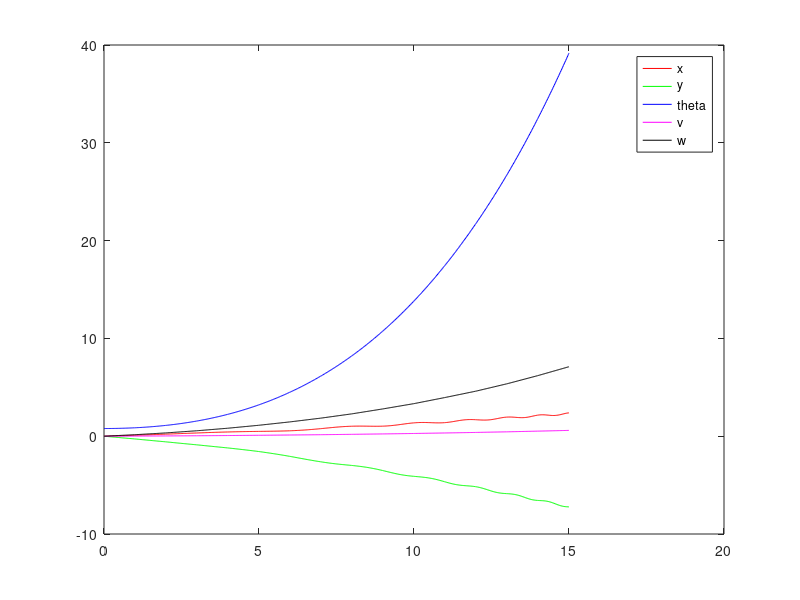
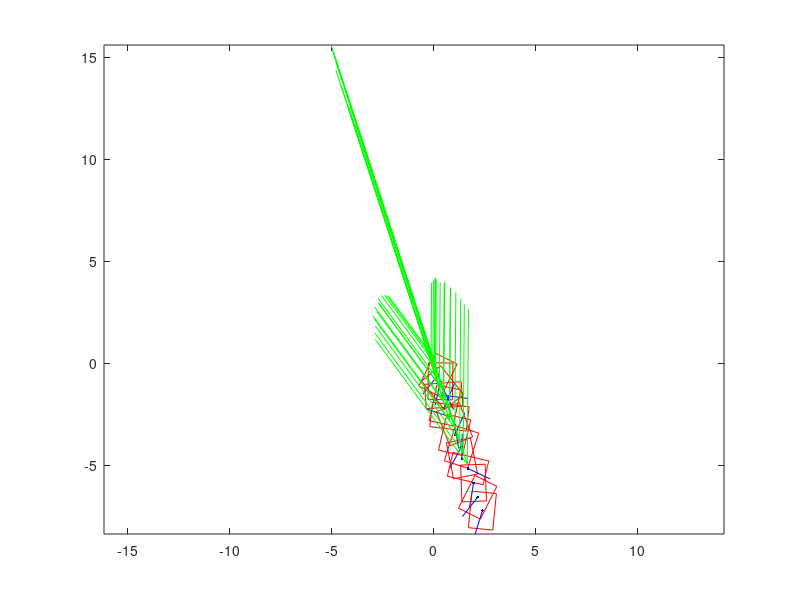

These figures' MATLAB source, in order:

function main

global p1 p2 p3 p4 p5 p6 p7 p8 p9 p10 p11 ...
       a_tw psi_tw delta_s delta_r Wc_aw Wp_aw gs gr ...
       F_s F_r 

% model 
p1 = 0.03;
p2 = 40;
p3 = 60;
p4 = 200;
p5 = 1500;
p6 = 0.5;
p7 = 0.5;
p8 = 2;
p9 = 120;
p10 = 400;
p11 = 0.2;
% plane area
A_s = 0.25;
A_r = 0.05;
% lift and drag coefficients: function of angle of attack
Cl_s = 1;
Cd_s = 0.1;
Cl_r = 1;
Cd_r = 0.1;

% time 
tspan = [0 1];

% intial conditions
x = 0
y = 0
theta = pi/4
v = 0
w = 0
Z_init = [x y theta v w]

% wind
a_tw = 10
psi_tw = pi * 1.6

% rudder and sail angle
delta_s = -0.2                                         
delta_r = 0                                       

% apparent wind
Wc_aw = appWind_c(a_tw, psi_tw, theta, v)
[Wp_aw, a_aw, psi_aw] = appWind_p(Wc_aw)

L_s = aero_force(A_s, a_aw, Cl_s)
D_s = aero_force(A_s, a_aw, Cd_s)
L_r = hydro_force(A_r, v, Cl_r)
D_r = hydro_force(A_r, v, Cd_r);

F_s = sumAeroVectors(L_s,D_s)  
F_r = sumAeroVectors(L_r,D_r) 

gs = -p4 * a_aw * sin(delta_s - psi_aw)     
gr = -p5 * v^2 * sin(delta_r)
%gr = -sign(psi_aw) * min(abs(pi - abs(psi_aw)), abs(delta_s));    

figure(1)
figure(2)

for j = 1:15

    [t,z] = ode45(@(t,Z) sailboat(t,Z), tspan, Z_init);

    figure(1)
    plot(t,z(:,1),'r',t,z(:,2),'g', ...
       t,z(:,3),'b',t,z(:,4),'m',t,z(:,5),'k')
    hold on
    

%     for i=1:5
%         Z_init(i) = z(end,i);
%     end    

    % update initial conditions for next iteration: x y theta v w
    x = z(end,1);
    y = z(end,2);
    theta = z(end,3);
    v = z(end,4);
    w = z(end,5);
    Z_init = [x y theta v w]
    
    figure(2) 
    DrawRectangle([Z_init(1), Z_init(2), 1.8, 1.2, Z_init(3), 1.2, ...
                   delta_s, a_tw, psi_tw], 'r-'); 
    plot(Z_init(1), Z_init(2),'b')
    hold on
    
    % update tspan
    tspan = tspan + 1;
    
    % CONTROLLER                    % todo!
    % update sail and rudder angle
    %delta_s = abs(delta_s) + 0.05
    %delta_r = abs(delta_r) + 0.1    
    
    % update wind angle and magnitude    
    a_tw = abs(a_tw) + 1;
    psi_tw = abs(psi_tw);   
    
%     if (j > 9)
%         %psi_tw = -1 * psi_tw
%         delta_s = 0
%         
%     end

    
    % re-compute parameters
    % apparent wind
    Wc_aw = appWind_c(a_tw, psi_tw, theta, v)
    [Wp_aw, a_aw, psi_aw] = appWind_p(Wc_aw)

    L_s = aero_force(A_s, a_aw, Cl_s)
    D_s = aero_force(A_s, a_aw, Cd_s)
    L_r = hydro_force(A_r, v, Cl_r)
    D_r = hydro_force(A_r, v, Cd_r);

    F_s = sumAeroVectors(L_s,D_s)  
    F_r = sumAeroVectors(L_r,D_r) 

    gs = -p4 * a_aw * sin(delta_s - psi_aw)     
    gr = -p5 * v^2 * sin(delta_r)
    %gr = -sign(psi_aw) * min(abs(pi - abs(psi_aw)), abs(delta_s));    
   
end

figure(1)
legend('x', 'y', 'theta', 'v', 'w')

function dZdt = sailboat(t,Z)

global p1 p2 p3 p4 p5 p6 p7 p8 p9 p10 p11 ...
       a_tw psi_tw delta_s delta_r Wc_aw Wp_aw gs gr ...
       F_s F_r; 

dZdt = [ ...
        % x
        Z(4) * cos(Z(3)) + p1 * a_tw * cos(psi_tw); ...
        % y
        Z(4) * sin(Z(3)) + p1 * a_tw * sin(psi_tw); ...
        % theta
        Z(5); ...
        % v
%         (gs * sin(delta_s) - gr * p11 * sin(delta_r) - p2 * Z(4)^2) / p9; ...
        ( -F_s(1,:) * cos(F_s(2,:)) + F_r(1,:) * cos(F_r(2,:))) / p9; ...
        % w
%         (gs * (p6 - p7 * cos(delta_s)) - gr * p8 * cos(delta_r) - p3 ...
%           * Z(5) * Z(4)) / p10; ...
        ( -F_s(1,:) * sin(F_s(2,:)) * (p6 - p7 * cos(delta_s))) ...
        - (-F_r(1,:) * sin(F_r(2,:)) * p8 * cos(delta_r)) / p10; ...
        ];       
    
function h = DrawRectangle(param,style)
%--------------------------------------------------------------------------
% H = DRAWRECTANGLE(PARAM,STYLE)
% This function draws a rectangle with the given parameters:
% - inputs:
%          param................... 1x5 array
%          - param = [a, b, w, h, theta]
%          - (a,b): the center of the rectangle
%          - (w,h): width and height of the rectangle > 0
%          - theta: the rotation angle of the rectangle
%          style................... string
%          - plot style string
% - output:
%          h....................... plot handler
%
%   Usage Examples,
%
%   DrawRectangle([0 0 1 1 0]); 
%   DrawRectangle([-1,2,3,5,3.1415/6],'r-');
%   h = DrawRectangle([0,1,2,4,3.1415/3],'--');
%--------------------------------------------------------------------------
if (nargin <1),
    error('Please see help for INPUT DATA.');
elseif (nargin==1)
    style='b-';
end;
[m,n] = size(param);
if(m ~= 1 || n ~= 9)
    error('param should be an 1x5 array.');
end
if(param(3) <=0 || param(4) <=0)
    error('width and height must be positive values.');
end
a = param(1);
b = param(2);
w = param(3);
h = param(4);
l = param(6);
theta = param(5);
delta_s = param(7);
a_tw = param(8);
psi_tw = param(9);

X = [-w/2 w/2 w/2 -w/2 -w/2];
Y = [h/2 h/2 -h/2 -h/2 h/2];
P = [X;Y];
ct = cos(theta);
st = sin(theta);
R = [ct -st;st ct];
P = R * P;
h = plot(P(1,:)+a,P(2,:)+b,style);

S = [a, a + l * cos(theta + delta_s - pi); ...
     b, b + l * sin(theta + delta_s - pi)];
f = plot(S(1,:),S(2,:),'b');

% W = [a + a_tw * cos(psi_tw), -a_tw * cos(psi_tw); ...
%      b + a_tw * sin(psi_tw), -a_tw * sin(psi_tw)];
W = [a - a_tw * cos(psi_tw), a_tw * cos(psi_tw); ...
     b - a_tw * sin(psi_tw), a_tw * sin(psi_tw)];
g = quiver(W(1,1),W(2,1),W(1,2),W(2,2),'g');
axis equal;


function out = appWind_c(a_tw, psi_tw, theta, v)
%--------------------------------------------------------------------------
% Uses polar components of true wind to compute cartesian components of 
% apparent wind:
% - inputs:
%          a_tw : magnitude of true wind velocity
%          psi_tw : true wind angle relative to north-east-up frame
%          theta : heading angle relative to north-east-up frame
%          v : PMW velocity in direction of heading 
% - output:
%          out....................... 2x1 array
%          out : cartesian components of apparent wind
%--------------------------------------------------------------------------
out = [(a_tw * cos(psi_tw - theta) - v); ...
       (a_tw * sin(psi_tw - theta))]
   
function [out1, out2, out3] = appWind_p(Wc_aw)
%--------------------------------------------------------------------------
% Uses cartesian components of apparent wind to compute polar components: 
% - inputs:
%          Wc_aw....................... 2x1 array
%          Wc_aw : cartesian components of apparent wind
% - output:
%          out1....................... 2x1 array
%          out1 : polar components of apparent wind [mag; angle]
%          out2 : magnitude of apparent wind velocity 
%          out3 : apparent wind angle relative to north-east-up frame 
%--------------------------------------------------------------------------
out1 = [hypot(Wc_aw(2,:), Wc_aw(1,:)); ...
       atan2(Wc_aw(2,:), Wc_aw(1,:))];

out2 = out1(1,:);

out3 = out1(2,:);

function out = aero_force(A_plane, v_fluid, C)
%--------------------------------------------------------------------------
% Lift or drag force, square of velocity neglected due to roll of body
% - inputs:
%          A_plane : plane area of sail or wing
%          v_fluid : fluid velocity
%          C : lift or drag coefficent
% - output:
%          out : force (N)
%--------------------------------------------------------------------------
rho_air = 1.225;
out = 0.5 * rho_air * A_plane * v_fluid^2 * C 

function out = hydro_force(A_plane, v_fluid, C)
%--------------------------------------------------------------------------
% Lift or drag force
% - inputs:
%          A_plane : plane area of sail or wing
%          v_fluid : fluid velocity
%          C : lift or drag coefficent
% - output:
%          out : force (N)
%--------------------------------------------------------------------------
rho_air = 1.225;
out = 0.5 * rho_air * A_plane * v_fluid^2 * C

function out = sumAeroVectors(lift,drag)
%--------------------------------------------------------------------------
% Find the resultant of perpendicular lift or drag forces as polar
% components.
% - inputs:
%          lift : plane area of sail or wing
%          drag : fluid velocity
% - output:
%          out....................... 2x1 array
%          out : Polar components of resultant force [mag; angle]
%--------------------------------------------------------------------------
out = [-hypot(lift, drag); ...
        atan2(lift, drag)]  



       
       
   
